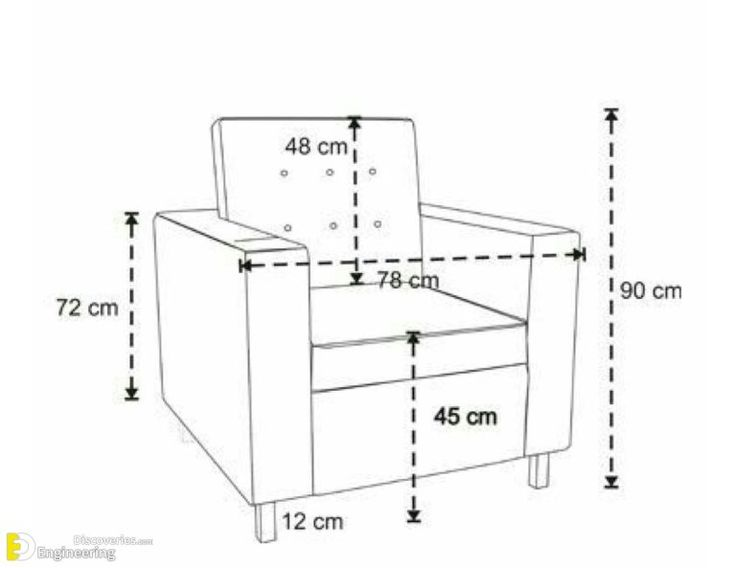
#> input picture backend/sofa-chair1.jpg, 736 x 568 px
$ python -i sketch_preprocessing.py   (imports and definitions only)
#> lines starting #> are read from the running program, lines starting #| are printed output that depends on the picture; after the words box and inside, x2 and y2 are one past the last pixel; in counts of white or black regions, pixels touching at a corner belong together
"""
sketch_preprocessing.py
=======================
Preprocessing pipeline for rough sketch images to improve segmentation quality.
Techniques: upscaling, contrast enhancement, morphological operations.
"""

import cv2
import numpy as np
from pathlib import Path


def preprocess_sketch_for_segmentation(image_path: str, upscale_factor: float = 2.0) -> np.ndarray:
    """
    Preprocesses a rough sketch image to improve YOLO segmentation.

    Steps:
    1. Read grayscale image
    2. Upscale for detail preservation
    3. Apply CLAHE (Contrast Limited Adaptive Histogram Equalization)
    4. Adaptive thresholding for binary map
    5. Morphological closing to fill gaps in strokes
    6. Median blur to remove speckle

    Args:
        image_path: Path to the sketch image
        upscale_factor: Upscaling multiplier (default 2.0)

    Returns:
        Preprocessed image (3-channel BGR) ready for YOLO
    """
#> called with image_path = 'sofa-chair1.jpg', upscale_factor = 2
    # Read image
    img = cv2.imread(image_path)
#> img is the input picture: shape (568, 736, 3); mean B, G, R 247.5, 247.8, 247.8
    if img is None:
        raise ValueError(f"Failed to read image: {image_path}")

    # Convert to grayscale for processing
    gray = cv2.cvtColor(img, cv2.COLOR_BGR2GRAY)

    # 1. Upscale to preserve stroke detail
    h, w = gray.shape
#> h = 568; w = 736
    new_h, new_w = int(h * upscale_factor), int(w * upscale_factor)
#> new_h = 1136; new_w = 1472
    upscaled = cv2.resize(gray, (new_w, new_h), interpolation=cv2.INTER_CUBIC)

    # 2. Apply CLAHE for contrast enhancement
    clahe = cv2.createCLAHE(clipLimit=2.0, tileGridSize=(8, 8))
    enhanced = clahe.apply(upscaled)
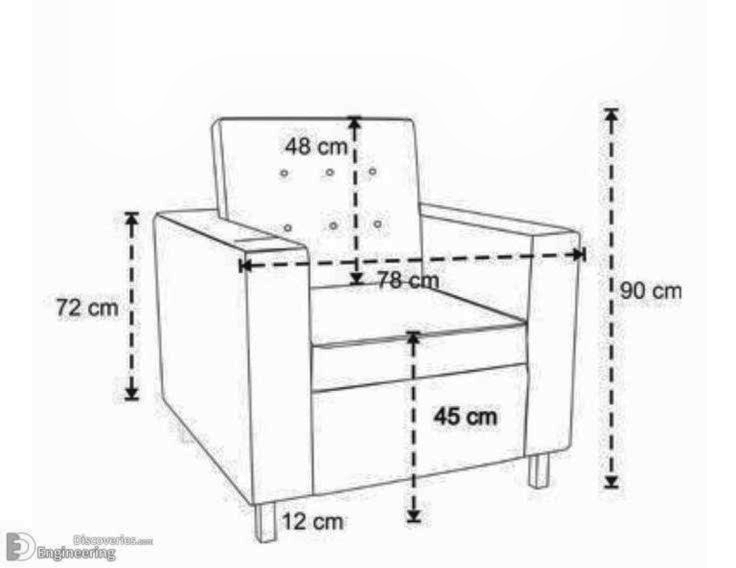
#> enhanced: shape (1136, 1472) (shown at 1/2 size); min 1, max 255, mean 243.8

    # 3. Adaptive thresholding to create binary map
    # This helps separate strokes from background
    binary = cv2.adaptiveThreshold(
        enhanced,
        255,
        cv2.ADAPTIVE_THRESH_GAUSSIAN_C,
        cv2.THRESH_BINARY,
        blockSize=11,
        C=2
    )
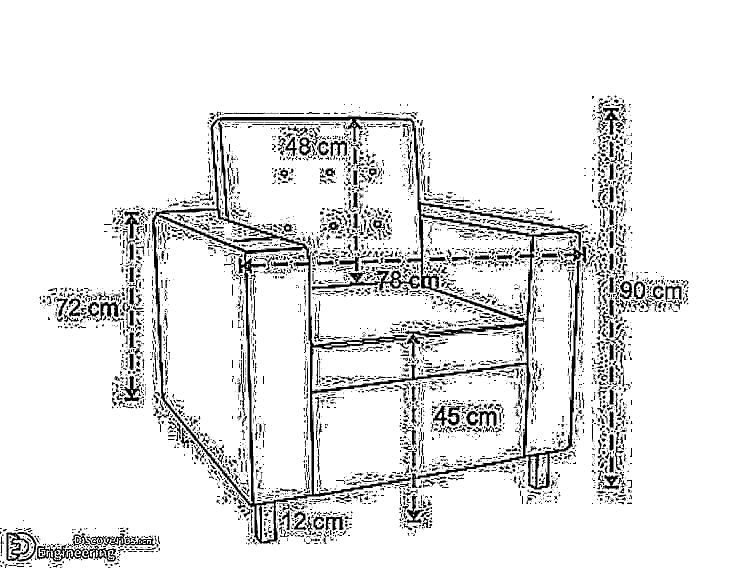
#> binary: shape (1136, 1472) (shown at 1/2 size); 90.6% white; 4752 black regions (3326 under 20 px), largest, box (x1, y1, x2, y2) and area: (304, 233, 1173, 1088) 43525, (74, 1089, 233, 1124) 2019, (12, 1064, 73, 1123) 1384

    # 4. Morphological operations to close gaps and thicken strokes
    kernel = cv2.getStructuringElement(cv2.MORPH_ELLIPSE, (3, 3))

    # Closing: fill small holes in strokes
    closed = cv2.morphologyEx(binary, cv2.MORPH_CLOSE, kernel, iterations=2)
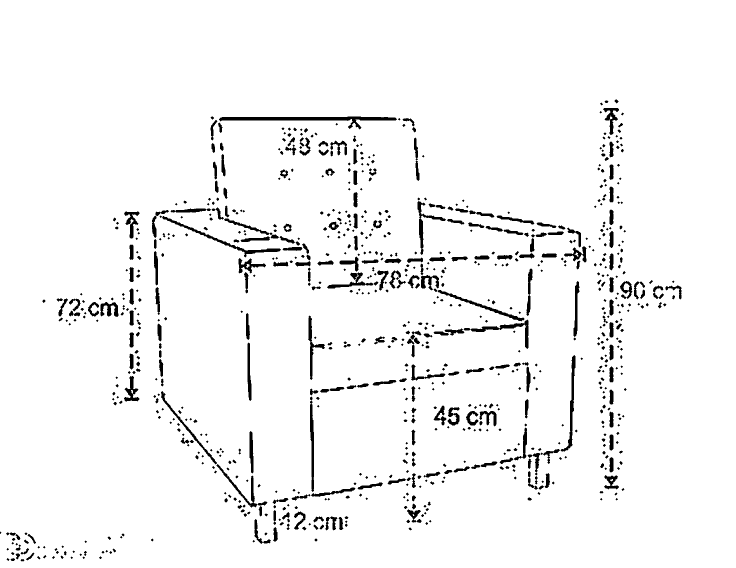
#> closed: shape (1136, 1472) (shown at 1/2 size); 95.9% white; 833 black regions (355 under 20 px), largest, box (x1, y1, x2, y2) and area: (438, 233, 794, 259) 2639, (319, 431, 562, 515) 1424, (927, 639, 1057, 698) 1169

    # Dilation: thicken strokes for better segmentation
    dilated = cv2.dilate(closed, kernel, iterations=1)
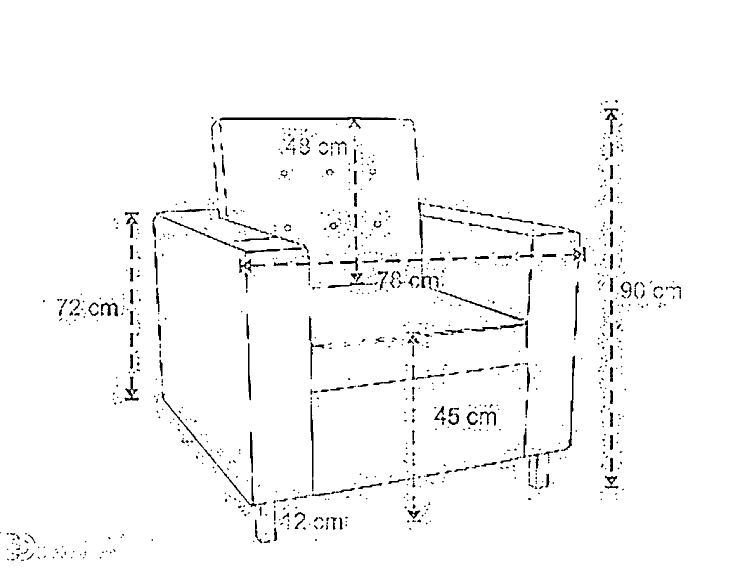
#> dilated: shape (1136, 1472) (shown at 1/2 size); 97.5% white; 962 black regions (646 under 20 px), largest, box (x1, y1, x2, y2) and area: (439, 234, 793, 258) 1864, (325, 433, 561, 514) 920, (1122, 711, 1150, 902) 766

    # 5. Median blur to remove speckle noise
    denoised = cv2.medianBlur(dilated, 5)
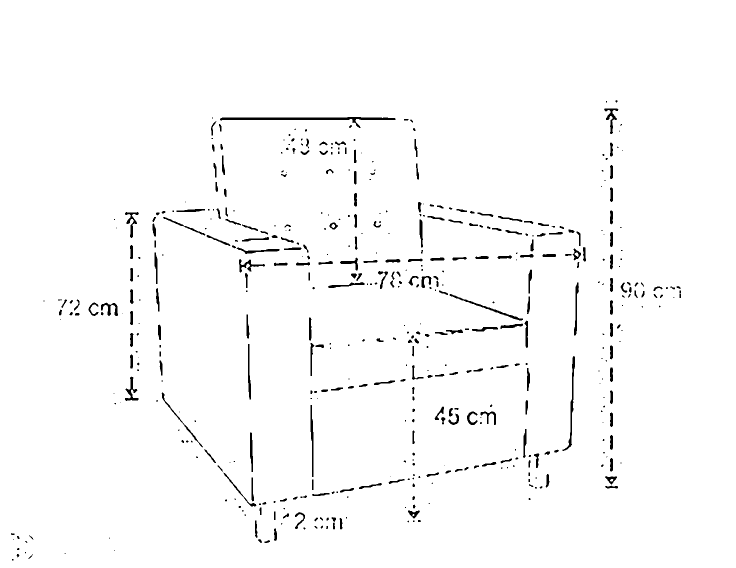
#> denoised: shape (1136, 1472) (shown at 1/2 size); 98% white; 501 black regions (218 under 20 px), largest, box (x1, y1, x2, y2) and area: (440, 234, 791, 256) 1818, (1125, 712, 1150, 902) 753, (899, 588, 1046, 641) 603

    # Convert back to BGR for consistency with YOLO input
    result = cv2.cvtColor(denoised, cv2.COLOR_GRAY2BGR)

    return result


def save_preprocessed_sketch(image_path: str, output_path: str, upscale_factor: float = 2.0) -> None:
    """
    Preprocesses a sketch and saves the result.

    Args:
        image_path: Input sketch image path
        output_path: Output preprocessed image path
        upscale_factor: Upscaling multiplier
    """
    preprocessed = preprocess_sketch_for_segmentation(image_path, upscale_factor)
    cv2.imwrite(output_path, preprocessed)


def apply_sketch_preprocessing_inplace(image_path: str, upscale_factor: float = 2.0) -> np.ndarray:
    """
    Applies preprocessing and returns the numpy array without saving to disk.

    Args:
        image_path: Path to the sketch image
        upscale_factor: Upscaling multiplier

    Returns:
        Preprocessed image array (3-channel BGR)
    """
    return preprocess_sketch_for_segmentation(image_path, upscale_factor)

>>> result = preprocess_sketch_for_segmentation('sofa-chair1.jpg')
